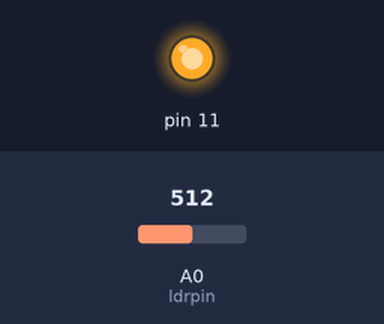
Recording of a sketch running on a simulated Arduino Uno, built with avr-gcc and run on an emulated ATmega328P. Shown: output pins drawn as LEDs (lit = HIGH). Inputs (shaded band) come from the test bench; at power-on: A0 (ldrpin) = 512. What the sketch prints to the serial monitor is not drawn.

Above: at 0.1 s.
Timing chart, 0 to 1.6 s (numbered marks = the images above):
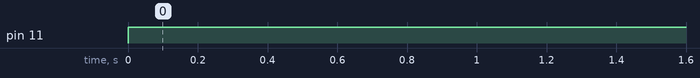

Measured:
- by itself, pin 11: LOW → HIGH at 0.00 s

The sketch:

ldr.ino
```cpp
#define ldrpin A0
int ldr = 0;

void setup() {
  // put your setup code here, to run once:
  Serial.begin(9600);
  pinMode(11, OUTPUT);
  pinMode(A0, INPUT);
}

void loop() {
  // put your main code here, to run repeatedly:
  digitalWrite(11, HIGH);
  ldr = analogRead(ldrpin);
  Serial.println(ldr);
  delay(500);
}
```
